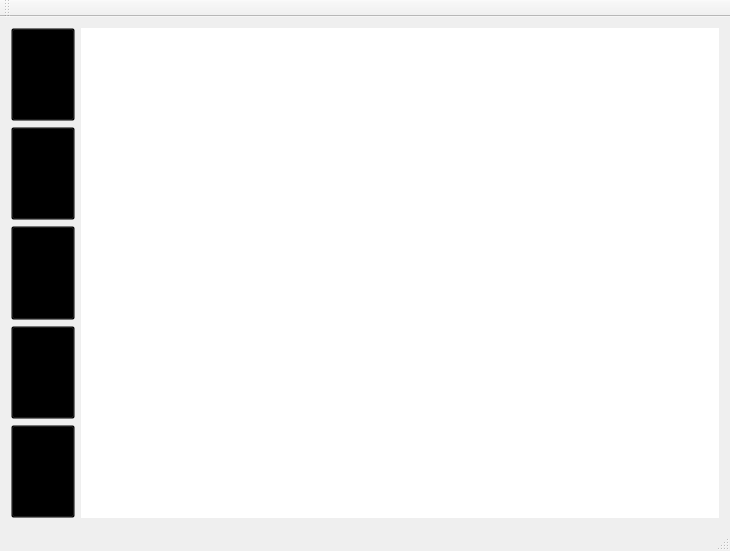
<?xml version="1.0" encoding="UTF-8"?>
<ui version="4.0">
 <class>KMainWindowClass</class>
 <widget class="QMainWindow" name="KMainWindowClass">
  <property name="geometry">
   <rect>
    <x>0</x>
    <y>0</y>
    <width>730</width>
    <height>551</height>
   </rect>
  </property>
  <property name="sizePolicy">
   <sizepolicy hsizetype="Preferred" vsizetype="Preferred">
    <horstretch>0</horstretch>
    <verstretch>0</verstretch>
   </sizepolicy>
  </property>
  <property name="windowTitle">
   <string>KMainWindow</string>
  </property>
  <property name="iconSize">
   <size>
    <width>24</width>
    <height>24</height>
   </size>
  </property>
  <widget class="QWidget" name="centralWidget">
   <layout class="QHBoxLayout" name="horizontalLayout" stretch="1,10">
    <item>
     <layout class="QVBoxLayout" name="verticalLayout">
      <item>
       <widget class="QPushButton" name="m_pBtnSelect">
        <property name="sizePolicy">
         <sizepolicy hsizetype="Expanding" vsizetype="Expanding">
          <horstretch>0</horstretch>
          <verstretch>0</verstretch>
         </sizepolicy>
        </property>
        <property name="styleSheet">
         <string notr="true">QPushButton
{
	background-color:transparent;  
	image: url(:/images/select_normal.png);
}
QPushButton:hover
{
  
	background-color:transparent;  
	image: url(:/images/select_hover.png);
}
QPushButton:checked
{
 	background-color:transparent;  
	image: url(:/images/select_selected.png);
}



</string>
        </property>
        <property name="text">
         <string/>
        </property>
        <property name="checkable">
         <bool>true</bool>
        </property>
        <property name="autoExclusive">
         <bool>true</bool>
        </property>
       </widget>
      </item>
      <item>
       <widget class="QPushButton" name="m_pBtnRect">
        <property name="sizePolicy">
         <sizepolicy hsizetype="Expanding" vsizetype="Expanding">
          <horstretch>0</horstretch>
          <verstretch>0</verstretch>
         </sizepolicy>
        </property>
        <property name="styleSheet">
         <string notr="true">QPushButton
{
	background-color:transparent;  
	image: url(:/images/rect_normal.png);
}
QPushButton:hover
{
  
	background-color:transparent;  
	image: url(:/images/rect_hover.png);
}
QPushButton:checked
{
    background-color:transparent;  
	image: url(:/images/rect_selected.png);
	
}
</string>
        </property>
        <property name="text">
         <string/>
        </property>
        <property name="checkable">
         <bool>true</bool>
        </property>
        <property name="autoExclusive">
         <bool>true</bool>
        </property>
       </widget>
      </item>
      <item>
       <widget class="QPushButton" name="m_pBtnLine">
        <property name="sizePolicy">
         <sizepolicy hsizetype="Expanding" vsizetype="Expanding">
          <horstretch>0</horstretch>
          <verstretch>0</verstretch>
         </sizepolicy>
        </property>
        <property name="styleSheet">
         <string notr="true">QPushButton
{
	background-color:transparent;  
	image: url(:/images/line_normal.png);
}
QPushButton:hover
{
  
	background-color:transparent;  
	image: url(:/images/line_hover.png);
}
QPushButton:checked
{
 	background-color:transparent;  
	image: url(:/images/line_selected.png);
}



</string>
        </property>
        <property name="text">
         <string/>
        </property>
        <property name="checkable">
         <bool>true</bool>
        </property>
        <property name="autoExclusive">
         <bool>true</bool>
        </property>
       </widget>
      </item>
      <item>
       <widget class="QPushButton" name="m_pBtnEllipse">
        <property name="sizePolicy">
         <sizepolicy hsizetype="Expanding" vsizetype="Expanding">
          <horstretch>0</horstretch>
          <verstretch>0</verstretch>
         </sizepolicy>
        </property>
        <property name="styleSheet">
         <string notr="true">QPushButton
{
	
	background-color:transparent;  
	image: url(:/images/ellipse_normal.png);
}
QPushButton:hover
{
  
	
	background-color:transparent;  
	image: url(:/images/ellipse_hover.png);
}
QPushButton:checked
{
 
	
	background-color:transparent;  
	image: url(:/images/ellipse_selected.png);
}
</string>
        </property>
        <property name="text">
         <string/>
        </property>
        <property name="iconSize">
         <size>
          <width>24</width>
          <height>24</height>
         </size>
        </property>
        <property name="checkable">
         <bool>true</bool>
        </property>
        <property name="autoExclusive">
         <bool>true</bool>
        </property>
       </widget>
      </item>
      <item>
       <widget class="QPushButton" name="m_pBtnPoly">
        <property name="sizePolicy">
         <sizepolicy hsizetype="Expanding" vsizetype="Expanding">
          <horstretch>0</horstretch>
          <verstretch>0</verstretch>
         </sizepolicy>
        </property>
        <property name="styleSheet">
         <string notr="true">QPushButton
{
	background-color:transparent;  
	image: url(:/images/polygon_normal.png);
}
QPushButton:hover
{
  
	background-color:transparent;  
	image: url(:/images/polygon_hover.png);
}
QPushButton:checked
{
 	background-color:transparent;  
	image: url(:/images/polygon_selected.png);
}



</string>
        </property>
        <property name="text">
         <string/>
        </property>
        <property name="checkable">
         <bool>true</bool>
        </property>
        <property name="autoExclusive">
         <bool>true</bool>
        </property>
       </widget>
      </item>
     </layout>
    </item>
    <item>
     <widget class="KCanvas" name="m_pCanvas" native="true">
      <property name="sizePolicy">
       <sizepolicy hsizetype="Expanding" vsizetype="Expanding">
        <horstretch>0</horstretch>
        <verstretch>0</verstretch>
       </sizepolicy>
      </property>
      <property name="styleSheet">
       <string notr="true">background-color: rgb(255, 255, 255);
</string>
      </property>
     </widget>
    </item>
   </layout>
  </widget>
  <widget class="QMenuBar" name="menuBar">
   <property name="geometry">
    <rect>
     <x>0</x>
     <y>0</y>
     <width>730</width>
     <height>23</height>
    </rect>
   </property>
  </widget>
  <widget class="QToolBar" name="mainToolBar">
   <attribute name="toolBarArea">
    <enum>TopToolBarArea</enum>
   </attribute>
   <attribute name="toolBarBreak">
    <bool>false</bool>
   </attribute>
  </widget>
  <widget class="QStatusBar" name="statusBar"/>
 </widget>
 <layoutdefault spacing="6" margin="11"/>
 <customwidgets>
  <customwidget>
   <class>KCanvas</class>
   <extends>QWidget</extends>
   <header>kcanvas.h</header>
   <container>1</container>
  </customwidget>
 </customwidgets>
 <resources>
  <include location="kmainwindow.qrc"/>
 </resources>
 <connections/>
</ui>
